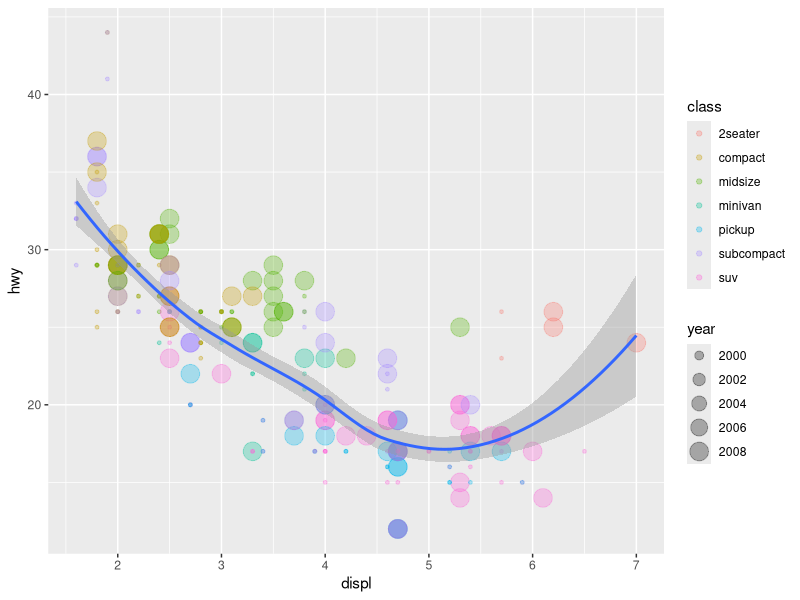

The R source for this figure:
library(tidyverse)
#how to ggplot pattern:
#ggplot(data = )+ geom_****()+
g = ggplot(data = mpg) +geom_point(mapping= aes(x = displ,y = hwy, color = class, size = year), alpha = 0.3) 
e =  geom_smooth(mapping = aes(x= displ , y = hwy))
g+e
